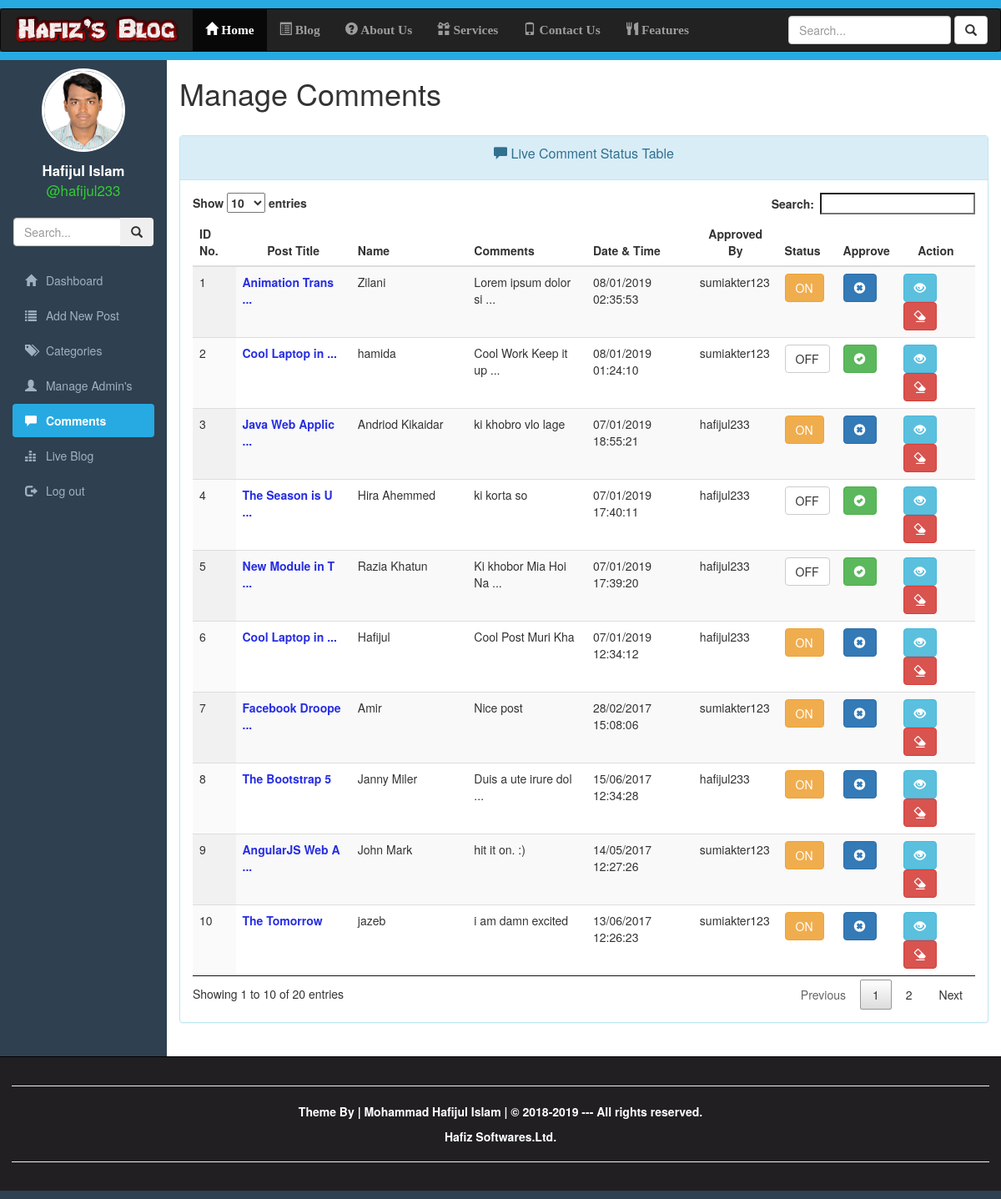
The app's page /comments.php (signed in) with its own data.
### tables this page shows
CREATE TABLE `comments` (
  `id` int(10) UNSIGNED NOT NULL,
  `postid` int(10) UNSIGNED NOT NULL DEFAULT '0',
  `name` varchar(255) NOT NULL DEFAULT '',
  `emailaddress` varchar(255) NOT NULL DEFAULT '',
  `comments` varchar(500) NOT NULL DEFAULT '',
  `datetime` varchar(45) NOT NULL DEFAULT '',
  `approvedby` varchar(255) NOT NULL DEFAULT '',
  `status` tinyint(1) UNSIGNED NOT NULL DEFAULT '0',
  `created` datetime NOT NULL DEFAULT CURRENT_TIMESTAMP,
  `modified` datetime NOT NULL DEFAULT CURRENT_TIMESTAMP ON UPDATE CURRENT_TIMESTAMP
);

CREATE TABLE `userposts` (
  `id` int(10) UNSIGNED NOT NULL,
  `author` varchar(255) DEFAULT NULL,
  `categoryno` int(10) UNSIGNED NOT NULL,
  `datetime` varchar(45) DEFAULT NULL,
  `title` varchar(255) DEFAULT NULL,
  `image` text NOT NULL,
  `post` text NOT NULL,
  `created` datetime NOT NULL DEFAULT CURRENT_TIMESTAMP,
  `modified` datetime NOT NULL DEFAULT CURRENT_TIMESTAMP,
  `status` tinyint(1) UNSIGNED NOT NULL DEFAULT '0'
);

### comments.php (the view, shortened to what this page needs)
<?php
    require_once 'utilities/RequiredUtilities.php';
    $sql = "SELECT `userposts`.`title` AS `posttitle`, `comments`.`id`, `comments`.`datetime` AS `commenttime`, `approvedby`, `comments`.`name`, `comments`, `comments`.`status`" .
           "FROM `comments`, `userposts`" .
           "WHERE `comments`.`postid` = `userposts`.`id`" .
           "ORDER BY `comments`.`id` DESC;";
    $result = $conn->query($sql);
    $commentslist = array();
    if ($result->num_rows > 0) {
        while ($row = $result->fetch_assoc()) {
            array_push($commentslist, $row);
        }
    } else {
        array_push($commentslist, NULL);
        echo $conn->error();
    }
?>
<!DOCTYPE html>
<html lang="en-US">
    <head>
        <link href="resources/css/jquery.dataTables.min.css" rel="stylesheet" type="text/css"/>
        <link href="resources/css/responsive.dataTables.min.css" rel="stylesheet" type="text/css"/>
        <link href="resources/bootstrap/css/bootstrap.min.css" rel="stylesheet" type="text/css" />
        <link href="resources/css/adminstyle.css" rel="stylesheet" type="text/css"/>
    </head>
    <body>
        <div class="wrapper">
            <div style="height:10px; background-color:#27aae1;" ></div>
            <nav class="navbar navbar-inverse"  >
                <div id="header-title" class="navbar-header">
                    <a href="#" class="navbar-brand">
                        <img class="img-responsive" src="resources/img/headTitle.png" style="margin-top:-10px; width: 200px;" />
                    </a>
                </div>
                <div class="collapse navbar-collapse" id="collapse">
                    <ul class="nav navbar-nav">
                        <li class="active"><a href="dashboard.php"><span class="glyphicon glyphicon-home"></span> Home</a></li>
                        <li><a href="blog.php"><span class="glyphicon glyphicon-list-alt"></span> Blog</a></li>
                        <li><a href="#"><span class="glyphicon glyphicon-question-sign"></span> About Us</a></li>
                        <li><a href="#"><span class="glyphicon glyphicon-gift"></span> Services</a></li>
                        <li><a href="#"><span class="glyphicon glyphicon-phone"></span> Contact Us</a></li>
                        <li><a href="#"><span class="glyphicon glyphicon-cutlery"></span> Features</a></li>
                    </ul>
                    <form action="search.php" method="post" class="navbar-form navbar-right">
                        <div class="form-group">
                            <input type="text" class="form-control" name="search" placeholder="Search..." >
                        </div>
                        <button type="submit" class="btn btn-default" name="searchbutton"><span class="glyphicon glyphicon-search"></span></button>
                    </form>
                </div>
            </nav>
            <div style="height:10px; background-color:#27aae1; margin-top: -20px;" ></div>
            <div class="container-fluid">
                <div class="row">
                    <div class="col-sm-2" id="slidebar">
                        <div class="row profile">
                            <div class="col-lg-12">
                                <center>
                                    <img class="img-circle profile-pic" src="postcontent/profile-pic/<?php echo $_SESSION['profilepic']; ?>" />
                                </center>
                            </div>
                            <div class="col-lg-12">
                                <div class="profile-name">
                                    <p class="text-center"><?php echo $_SESSION['fullname']; ?>
                                        <br>
                                        <span style="color: limegreen; font-size: 1em; font-weight: normal;"><?php  echo "@" . $_SESSION['username']; ?></span>
                                    </p>
                                </div>
                            </div>
                        </div>
                        <div class="row">
                            <div class="col-lg-12">
                                <form action="#" method="get" class="sidebar-form">
                                    <div class="input-group">
                                        <input type="text" name="q" class="form-control" placeholder="Search...">
                                        <span class="input-group-btn">
                                            <button type="submit" name="search" id="search-btn" class="btn btn-flat"><i class="glyphicon glyphicon-search"></i>
                                            </button>
                                        </span>
                                    </div>
                                </form>
                            </div>
                        </div>
                        <br/>
                        <ul id="side-menu" class="nav nav-pills nav-stacked">
                            <li><a href="dashboard.php"><span class="glyphicon glyphicon-home"></span> Dashboard</a></li>
                            <li ><a href="addnewpost.php"><span class="glyphicon glyphicon-list"></span> Add New Post</a></li>
                            <li ><a href="category.php"><span class="glyphicon glyphicon-tags"></span> Categories</a></li>
                            <li ><a href="manageadmin.php"><span class="glyphicon glyphicon-user"></span> Manage Admin's</a></li>
                            <li class="active"><a href="comments.php"><span class="glyphicon glyphicon-comment"></span> Comments</a></li>
                            <li ><a href="liveblog.php"><span class="glyphicon glyphicon-equalizer"></span> Live Blog</a></li>
                            <li ><a href="login.php"><span class="glyphicon glyphicon-log-out"></span> Log out</a></li>
                        </ul>
                    </div>
                    <div class="col-sm-10">
                        <h1>Manage Comments</h1>
                        <br/>
                        <div class="panel panel-info">
                            <div class="panel-heading">
                                <span class="panel-title">
                                    <p class="text-center text-capitalize"><span class="glyphicon glyphicon-comment"></span>  Live Comment Status Table</p>
                                </span>
                            </div>
                            <div class="panel-body">
                                <table id="postTable" class="table table-striped table-hover display">
                                    <thead>
                                        <tr>
                                            <th>ID No.</th>
                                            <th><center>Post Title</center></th>
                                            <th>Name</th>
                                            <th>Comments</th>
                                            <th>Date & Time</th>
                                            <th><center>Approved By</center></th>
                                            <th>Status</th>
                                            <th><center>Approve</center></th>
                                            <th><center>Action</center></th>
                                        </tr>
                                    </thead>
                                    <tbody>
                                        <?php
                                        if (empty($commentslist)) {
                                            echo "<tr>";
                                            echo "<td colspan=\"9\"> There are no Comment Found</td>";
                                            echo "</tr>";
                                        } else {
                                            $counter = 1;
                                            foreach ($commentslist as $comment) {
                                              echo "<tr>";
                                                echo "<td>" . $counter . "</td>";
                                                echo "<td class=\"table-post-title\" title=\"" . $comment['posttitle'] ."\">";
                                                if(strlen($comment['posttitle'])>15)
                                                    echo substr($comment['posttitle'], 0, 15) . " ...</td>";
                                                else
                                                    echo $comment['posttitle'];
                                                echo "</td>";
                                                echo "<td>" . $comment['name'] . "</td>";
                                                echo "<td title=\"" . $comment['comments'] ."\">";
                                                if(strlen($comment['comments'])>20)
                                                    echo substr($comment['comments'], 0, 20) . " ...</td>";
                                                else
                                                    echo $comment['comments'];
                                                echo "</td>";
                                                echo "<td>" . str_replace("-", "/", $comment['commenttime']) . "</td>";
                                                ?>
                                                <td>
                                                    <?php echo $comment['approvedby'];?>
                                                </td>
                                                <?php
                                                if($comment['status'] == 1){
                                                    echo "<td><label class=\"btn btn-warning\">ON</label></td>";
                                                }
                                                else {
                                                    echo "<td><label class=\"btn btn-default\">OFF</label></td>";
                                                }?>
                                                <td>
                                                    <?php if($comment['status'] == 0) { ?>
                                                    <a href="comments.php?commentid=<?php echo $comment['id']. "&action=OK";?>"><button class="btn btn-success"><span class="glyphicon glyphicon-ok-sign"></span></button></a>&nbsp;&nbsp;
                                                    <?php } if($comment['status'] == 1) { ?>
                                                    <a href="comments.php?commentid=<?php echo $comment['id']. "&action=NOTOK";?>"><button class="btn btn-primary"><span class="glyphicon glyphicon-remove-sign"></span></button></a>
                                                    <?php } ?>
                                                </td>
                                                <td>
                                                    <a href="comments.php?commentid=<?php echo $comment['id']. "&action=DELETE";?>"><button class="btn btn-info"><span class="glyphicon glyphicon-eye-open"></span></button></a>&nbsp;&nbsp;
                                                    <a href="comments.php?commentid=<?php echo $comment['id']. "&action=DELETE";?>"><button class="btn btn-danger"><span class="glyphicon glyphicon-erase"></span></button></a>
                                                </td>
                                                <?php
                                              echo "</tr>";
                                            $counter++;
                                            }
                                        }
                                        ?>
                                    </tbody>
                                </table>
                            </div>
                        </div>
                        <br/>
                    </div>
                </div>
            </div>
            <div id="footer">
                <hr/>
                <p>
                    Theme By | Mohammad Hafijul Islam | &copy; 2018-2019 --- All rights reserved.
                </p>
                <a href="#" class="contact-link">Hafiz Softwares.Ltd.</a>
                <hr/>
            </div>
        </div>
    </body>
</html>

### resources/css/adminstyle.css (style rules this page uses)
html, body { height: 100%; background-color: #2f4050; font-weight: 400; overflow-x: hidden; overflow-y: auto; }
.wrapper { height: 100%; position: relative; overflow-x: hidden; overflow-y: auto; }
.navbar-nav li { font-weight: bold; font-size: 1.1em; font-family: Bitter, Georgia, "Times New Roman", serif; }
.profile { display: block; margin: 10px 5px 10px 5px; }
.profile-pic { position: relative; width: 100px; height: 100px; align-items: center; border: 3px solid #ffffff; object-fit: cover; border-radius: 50%; }
.profile-name { display: inline; position: relative; color: #ffffff; text-align: center; }
.profile-name p { padding-top: 10px; font-size: 1.2em; font-weight: bold; }
.sidebar-form { overflow: hidden; text-overflow: clip; display: block !important; -webkit-transform: translateZ(0); border-radius: 3px; border: 1px solid #374850; }
#side-menu { display: block; }
#side-menu a { color: #9fb1c2; }
#side-menu a span { padding-right: 0.5em; }
#side-menu .active a { color: #ffffff; background-color: #27aae1; font-weight: bold; }
.table-post-title { color: #272ee1; font-weight: bold; }
.col-sm-10 { background-color: #ffffff; }
#footer { margin: 0px 0px 10px 0px; border-top: 1px solid #000000; padding: 1em; background-color: #211f22; color: #eeeeee; text-align: center; }
#footer p { color: #ffffff; text-decoration: none; cursor: pointer; font-weight: bold; text-align: center; }
.contact-link { color: #ffffff; text-decoration: none; cursor: pointer; font-weight: bold; }

### records on screen
comments: userposts.title "Animation Trans", name "Zilani", comments "Lorem ipsum dolor si", datetime "08/01/2019 02:35:53", approvedby "sumiakter123", status "ON"
comments: userposts.title "Cool Laptop in", name "hamida", comments "Cool Work Keep it up", datetime "08/01/2019 01:24:10", approvedby "sumiakter123", status "OFF"
comments: userposts.title "Java Web Applic", name "Andriod Kikaidar", comments "ki khobro vlo lage", datetime "07/01/2019 18:55:21", approvedby "hafijul233", status "ON"
comments: userposts.title "The Season is U", name "Hira Ahemmed", comments "ki korta so", datetime "07/01/2019 17:40:11", approvedby "hafijul233", status "OFF"
comments: userposts.title "New Module in T", name "Razia Khatun", comments "Ki khobor Mia Hoi Na", datetime "07/01/2019 17:39:20", approvedby "hafijul233", status "OFF"
comments: userposts.title "Cool Laptop in", name "Hafijul", comments "Cool Post Muri Kha", datetime "07/01/2019 12:34:12", approvedby "hafijul233", status "ON"
comments: userposts.title "Facebook Droope", name "Amir", comments "Nice post", datetime "28/02/2017 15:08:06", approvedby "sumiakter123", status "ON"
comments: userposts.title "The Bootstrap 5", name "Janny Miler", comments "Duis a ute irure dol", datetime "15/06/2017 12:34:28", approvedby "hafijul233", status "ON"
comments: userposts.title "AngularJS Web A", name "John Mark", comments "hit it on. :)", datetime "14/05/2017 12:27:26", approvedby "sumiakter123", status "ON"
comments: userposts.title "The Tomorrow", name "jazeb", comments "i am damn excited", datetime "13/06/2017 12:26:23", approvedby "sumiakter123", status "ON"

### other values on screen
$_SESSION['fullname'] "Hafijul Islam"
$_SESSION['username'] "hafijul233"
